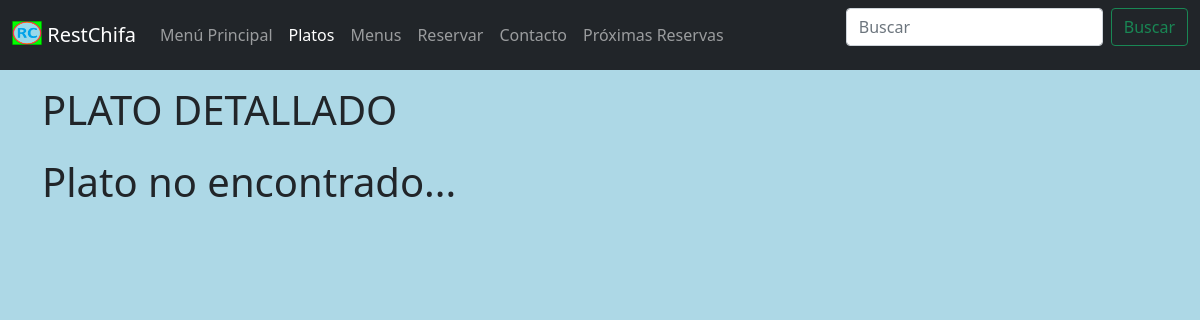
Before: /restChifa/dish/tequeños with the older database file.
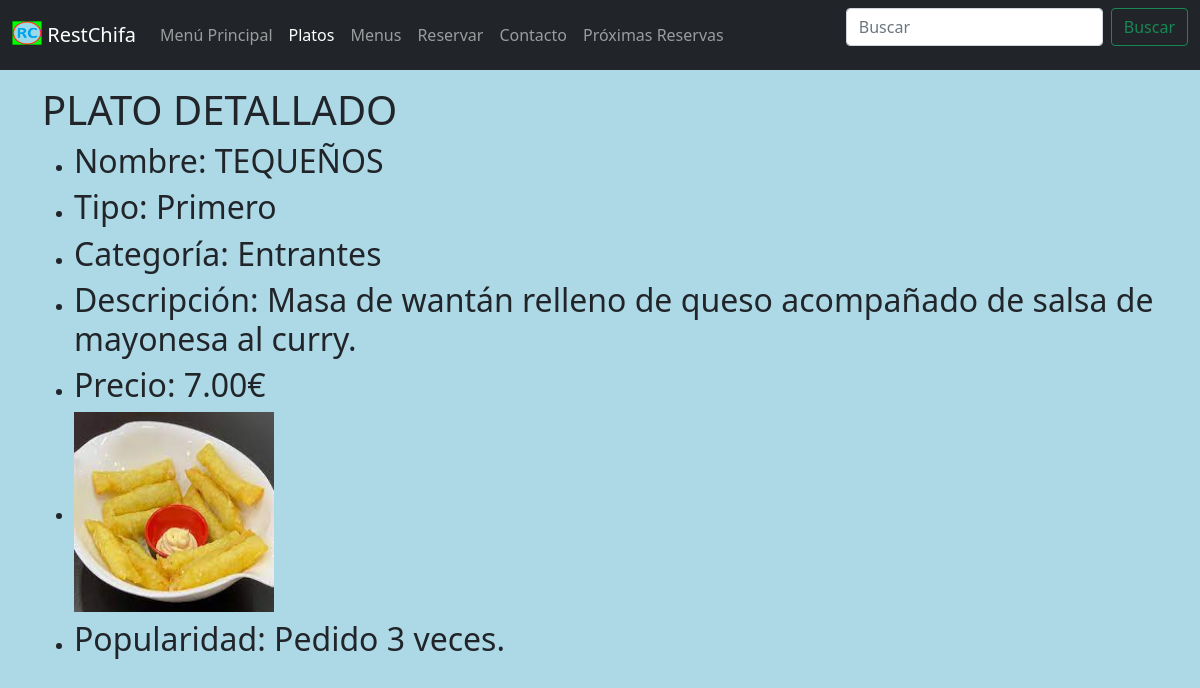
After: the same page with the newer database file.
### restChifa/models.py (models this page shows, shortened)
class Dish(models.Model):
    pk_name = models.CharField(primary_key=True, max_length=200, blank = False, null = False)
    fk_type = models.ForeignKey(Dish_type, on_delete=models.CASCADE)
    fk_category = models.ForeignKey(Dish_category, on_delete=models.CASCADE)
    price = models.DecimalField(max_digits=10, decimal_places=2, blank = False, null = False)
    description = models.CharField(max_length=200)
    src_photo = models.ImageField(default='no_image.jpg')
    popular = models.IntegerField(default=0)
    class Meta:
        verbose_name_plural = "Dishes"

class Dish_type(models.Model):
    pk_name = models.CharField(primary_key=True, max_length=100, blank = False, null = False)
    position = models.IntegerField(default=0, blank = False, null = False)
    class Meta:
        verbose_name_plural = "Dish_types"

class Dish_category(models.Model):
    pk_name = models.CharField(primary_key=True, max_length=100, blank = False, null = False)
    position = models.IntegerField(default=0, blank = False, null = False)
    class Meta:
        verbose_name_plural = "Dish_categories"

### restChifa/views.py (the view)
# urls.py: path('dish/<str:pk_name>', views.dish_detail, name='dish_detail'),
def dish_detail(request, pk_name):
    try:
        dish = Dish.objects.get(pk__iexact=pk_name)
    except Dish.DoesNotExist:
        dish = False
    nav_dishes_active = "active"
    context = {
    'dish': dish,
    "nav_dishes_active": nav_dishes_active
    }
    return render(request, 'restChifa/dish_detail.html', context)

### restChifa/templates/restChifa/dish_detail.html
{% include 'restChifa/navegation.html' %}
<div class="container my-3">
    <div class="row">
        <div class="col-sm-12 col-md-12 col-lg-12 col-xl-12">
            <h1>PLATO DETALLADO</h1>
        </div>
    </div>
    {% if dish %}
    <ul>
        <div class="row">
            <div class="col-sm-12 col-md-12 col-lg-12 col-xl-12">
                <li><h2>Nombre: {{ dish.pk_name|upper }}</h1></li>
            </div>
        </div>
        <div class="row">
            <div class="col-sm-12 col-md-12 col-lg-12 col-xl-12">
                <li><h2>Tipo: {{ dish.fk_type.pk_name|capfirst }}</h2></li>
            </div>
        </div>
        <div class="row">
            <div class="col-sm-12 col-md-12 col-lg-12 col-xl-12">
                <li><h2>Categoría: {{ dish.fk_category.pk_name|capfirst }}</h2></li>
            </div>
        </div>
        <div class="row">
            <div class="col-sm-12 col-md-12 col-lg-12 col-xl-12">
                <li><h2>Descripción: {{ dish.description|capfirst }}</h2></li>
            </div>
        </div>
        <div class="row">
            <div class="col-sm-12 col-md-12 col-lg-12 col-xl-12">
                    <li><h2>Precio: {{ dish.price }}€</h2></li>
            </div>
        </div>
        <div class="row">
            <div class="col-sm-12 col-md-12 col-lg-12 col-xl-12">
                <li><h2><img src="./../../static/restChifa/img/dishes/{{dish.src_photo}}" height="200em" width="200em"/></h2></li>
            </div>
        </div>
        <div class="row">
            <div class="col-sm-12 col-md-12 col-lg-12 col-xl-12">
                <li><h2>Popularidad: Pedido {{ dish.popular }} {% if dish.popular != 1 %} veces. {% else %} vez. {% endif %}</h2></li>
            </div>
        </div>
    </ul>
    {% else %}
        <div class="row my-3">
            <div class="col-sm-12 col-md-12 col-lg-12 col-xl-12">
                <h1>Plato no encontrado...</h1>
            </div>
        </div>
    {% endif %}
</div>

Changed rows visible on the page:
added Dish: pk_name "TEQUEÑOS", fk_type.pk_name "Primero", fk_category.pk_name "Entrantes", description "Masa de wantán relleno de queso acompañado de salsa de mayonesa al curry.", price "7.00", src_photo (picture), popular "3"
Other visible differences:
text no longer shown: "Plato no encontrado..."
text now shown: "Nombre: Tipo: Categoría: Descripción: Precio: € Popularidad: Pedido veces."
